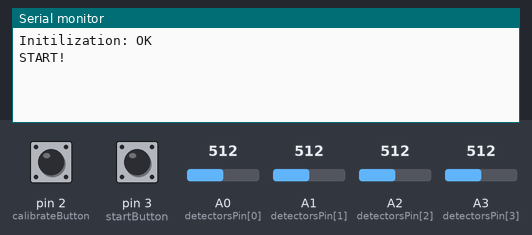
The sketch below on a simulated Arduino Uno, built with avr-gcc and run on an emulated ATmega328P. On the bench: the last lines printed to the serial monitor. Inputs (shaded band) come from the test bench; at power-on: pin 2 (calibrateButton) HIGH, pin 3 (startButton) HIGH, A0 (detectorsPin[0]) = 512, A1 (detectorsPin[1]) = 512, A2 (detectorsPin[2]) = 512, A3 (detectorsPin[3]) = 512.

Above: at 1.2 s.
1.3 s: pin 2 (calibrateButton) pulled LOW for 0.15 s
At 2.4 s:
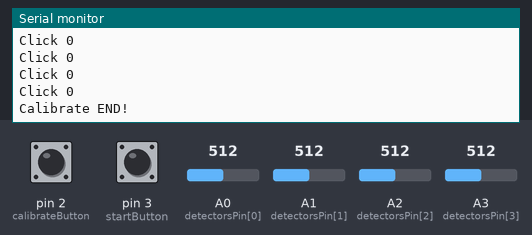
2.9 s: pin 3 (startButton) pulled LOW for 0.15 s
At 3.4 s:
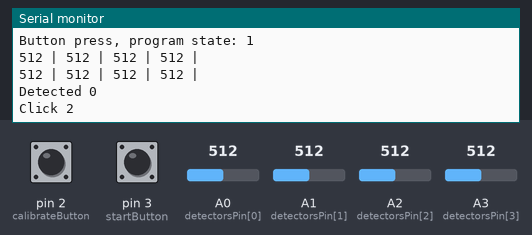
4.5 s: A0 (detectorsPin[0]) set to 716
At 5.3 s:
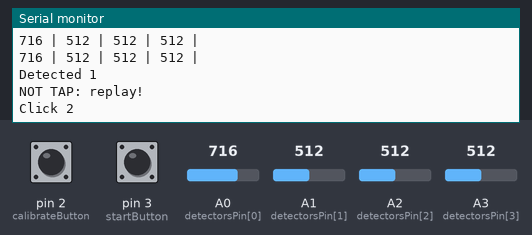
6.0 s: A1 (detectorsPin[1]) set to 716
At 6.6 s:
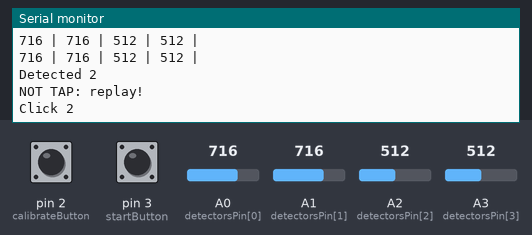
7.5 s: A2 (detectorsPin[2]) set to 716
At 8.5 s:
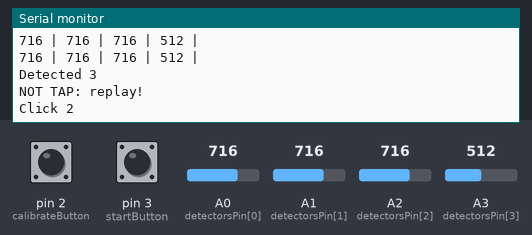
10.5 s: A3 (detectorsPin[3]) set to 716
At 11.6 s:
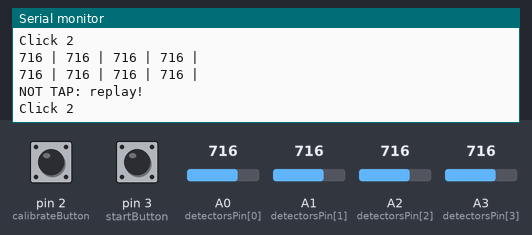
Timing chart, 0 to 13.0 s (numbered marks = the images above; inputs shaded):
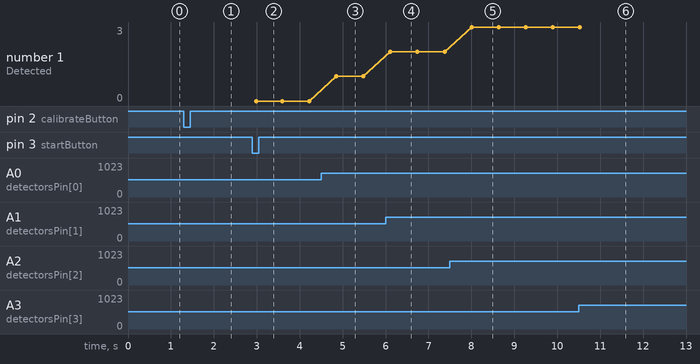

The sketch:

TilePiano-ArduinoBot.ino
```cpp
#include <Servo.h>

#define DEBUG 1
#define FORCE_CALIBRATION 1
#define MANUAL_INPUT 0

#define GAME_MODE 0

#define calibrateButton 2
#define startButton 3
#define DETECTOR_TRASHOLD 3
#define INTERRUPT_INVERTAL 500
#define SERVO_DELAY 100

int calibrateState = 0;
int programState = 0;

String input = "";

unsigned long timestampCalibrateButton = 0;
unsigned long timestampStateButton = 0;

int blackBlockAcceptable[8] = {0, 0, 0, 0, 0, 0, 0, 0};
int blockShift = 0;

int detectorsPin[4] = {A0, A1, A2, A3};
int sensorsBar[2] = {8, 9};

Servo touchsServo[4];
int servoPin[4] = {4, 5, 6, 7};
int servoTopPosition[4] = {35, 30, 50, 25};
int servoBottomPosition[4] = {8, 59, 24, 55};

unsigned long detectedTime = 0;
unsigned long timeToWait = 150;

void setup() {
  Serial.begin(9600);

  for(int pin : sensorsBar) {
    pinMode(pin, OUTPUT);
  }

  int i = 0;
  for(Servo servo : touchsServo) {
    servo.attach(servoPin[i]);
    servo.write(servoTopPosition[i]);
    i++;
  }

  timestampCalibrateButton = millis() - INTERRUPT_INVERTAL;
  timestampStateButton = millis() - INTERRUPT_INVERTAL;

  pinMode(calibrateButton, INPUT_PULLUP);
  attachInterrupt(digitalPinToInterrupt(calibrateButton), calibrateAction, FALLING);

  pinMode(startButton, INPUT_PULLUP);
  attachInterrupt(digitalPinToInterrupt(startButton), stateAction, FALLING);

  selectSensorBar(0);

  #if FORCE_CALIBRATION
    for(int i = 0; i < 8; i++) {
      blackBlockAcceptable[i] = 10;
    }
  #endif

  #if DEBUG
    Serial.println("Initilization: OK");
  #endif

  Serial.println("START!");
}

void loop() {
  if(!programState) return;

  //clasic mode
  if(GAME_MODE == 0) {
    int currentTile = 2;
    int nextTile = 2;
    int detected = -1;

    while(programState) {

      detected = detect_classic();

      if(detected > -1) {
        currentTile = nextTile;
        nextTile = detected;
      }

      click_classic(currentTile);
//      delay(500);

      #if MANUAL_INPUT
        int inChar = 'a';
        while (Serial.available() > 0 || inChar != '\n') {
          inChar = Serial.read();
          if (isDigit(inChar)) {
            input += (char)inChar;
          }

          if (inChar == '\n') {
            inChar = 0;
            break;
          }
        }
        click_classic(input.toInt());
        input = "";
      #endif

      #if DEBUG and MANUAL_INPUT == 0
        delay(500);
        Serial.println("");
      #endif
    }
  }
}

// =======================================================================
/* config and tools */
// =======================================================================
void testDetector() {
  selectSensorBar(0);
  for(int i = 0; i < 4; i++) {
    Serial.print(analogRead(detectorsPin[i]));
    Serial.print(" | ");
  }
  Serial.println();
  selectSensorBar(1);
  for(int i = 0; i < 4; i++) {
    Serial.print(analogRead(detectorsPin[i]));
    Serial.print(" | ");
  }
  Serial.println();
  selectSensorBar(0);
}

void calibrate() {
  calibrateState = 1;
  int sumSensorValue = 0;
  int sensorMeasurmentCount = 5;

  selectSensorBar(0);
  for(int detectorNumber = 0; detectorNumber < 8; detectorNumber++) {
    if(detectorNumber == 4) {
      selectSensorBar(1);
    }

    sumSensorValue = 0;
    for(int i = 0; i < sensorMeasurmentCount; i++) {
      sumSensorValue += analogRead(detectorsPin[i]);
      delay(50);
    }
    blackBlockAcceptable[detectorNumber + blockShift] = sumSensorValue / sensorMeasurmentCount;
    click_classic(0);
  }

  calibrateState = 0;
}

void calibrateAction() {
  if(millis() - timestampCalibrateButton <= INTERRUPT_INVERTAL || calibrateState == 1) return;
  timestampCalibrateButton = millis();

  #if DEBUG
    Serial.println("Calibrate START!");
  #endif

  calibrate();

  #if DEBUG
    Serial.println("Calibrate END!");
  #endif
}

void stateAction() {
  if(millis() - timestampStateButton <= INTERRUPT_INVERTAL) return;
  timestampStateButton = millis();
  programState = !programState;

  #if DEBUG
    Serial.print("Button press, program state: ");
    Serial.println(programState);
  #endif
}

void selectSensorBar(int barId) {
  if(barId == 0) {
    digitalWrite(sensorsBar[0], HIGH);
    digitalWrite(sensorsBar[1], LOW);
    blockShift = 0;
  }
  else {
    digitalWrite(sensorsBar[1], HIGH);
    digitalWrite(sensorsBar[0], LOW);
    blockShift = 4;
  }
}

// =======================================================================
/* classic */
// =======================================================================

int barDetect[2] = {-1, -1};
int lastBarDetect[2] = {-1, -1};

void click_classic(int servoIndex) {
  #if DEBUG
    Serial.print("Click ");
    Serial.println(servoIndex);
  #endif

  touchsServo[servoIndex].write(servoBottomPosition[servoIndex]);
  delay(SERVO_DELAY);
  touchsServo[servoIndex].write(servoTopPosition[servoIndex]);
}

int detect_classic() {

  #if DEBUG
    testDetector();
  #endif

  lastBarDetect[0] = barDetect[0];
  lastBarDetect[1] = barDetect[1];

  for(int barIndex = 0; barIndex < 2; barIndex++) {
    selectSensorBar(barIndex);
    for(int i = 0; i < 4; i++) {
      if(analogRead(detectorsPin[i]) - blackBlockAcceptable[i + blockShift] < DETECTOR_TRASHOLD) {
        #if DEBUG
          Serial.print("Detected ");
          Serial.println(i);
        #endif

        barDetect[barIndex] = i;
        break;
      }
    }
  }

  if(barDetect[0] != lastBarDetect[1] && lastBarDetect[0] != -1) {
    #if DEBUG
      Serial.println("NOT TAP: replay!");
    #endif
    return -1;
  }

  return barDetect[0];
}
```

Measured:
- after the input at 1.3 s, the serial monitor: prints a new line at once (image 1)
- after the input at 2.9 s, the serial monitor: prints a new line at once (image 2)
- after the input at 4.5 s, the serial monitor: prints a new line after 0.30 s (image 3)
- after the input at 6.0 s, the serial monitor: prints a new line after 0.06 s (image 4)
- after the input at 7.5 s, the serial monitor: prints a new line after 0.45 s (image 5)
- after the input at 10.5 s, the serial monitor: prints a new line after 0.60 s (image 6)
- plotted number 1: 2 → 3 after the input at 7.5 s
